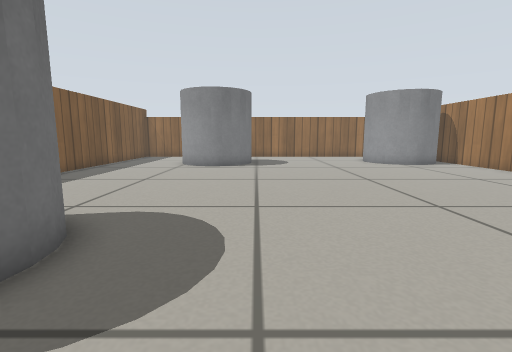
view 1 (above)

16 first-person views from a walk through a Gazebo world. The camera is 0.38 m above the floor, tilts 8° down and sees 85° across. The floor is counted in squares, 0.25 m on a side. Each view is taken from the middle of a square. On the plan, view 1 faces up. The plan holds only what a view shows up to about 14 squares ahead; the rest is blank. Robots are left out. Simple patterns stand in for the simulator's built-in surfaces.

view 2
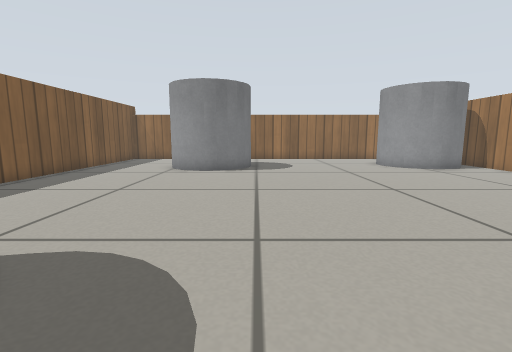

view 3
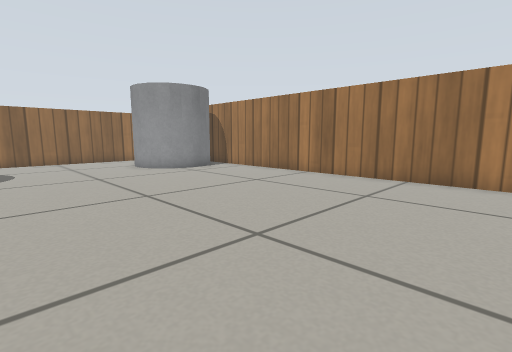

view 4
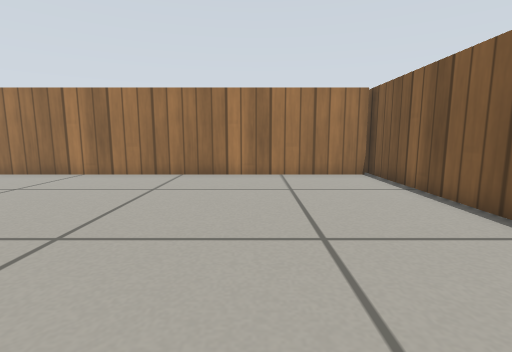

view 5
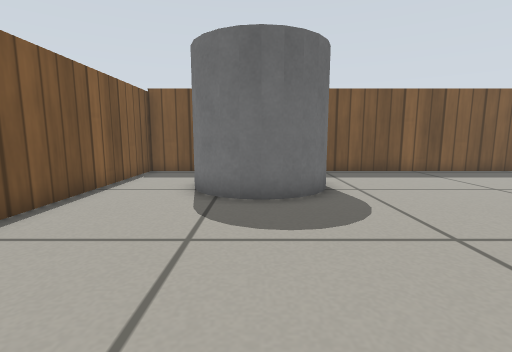

view 6
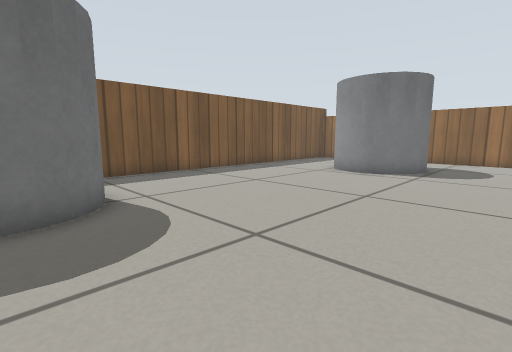

view 7
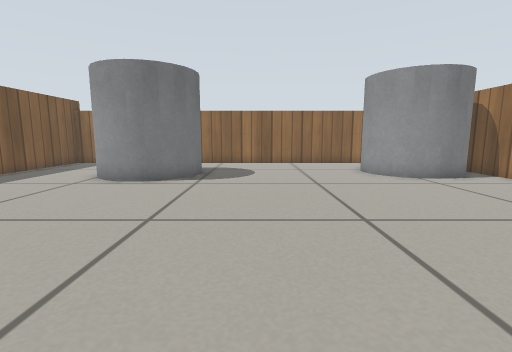

view 8
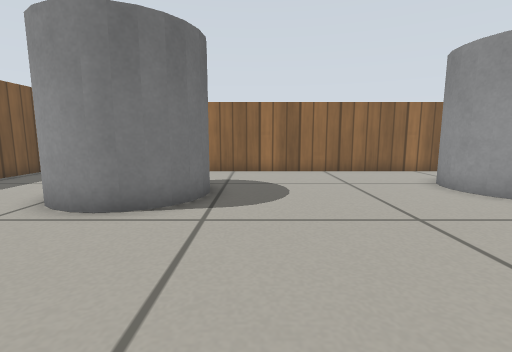

view 9
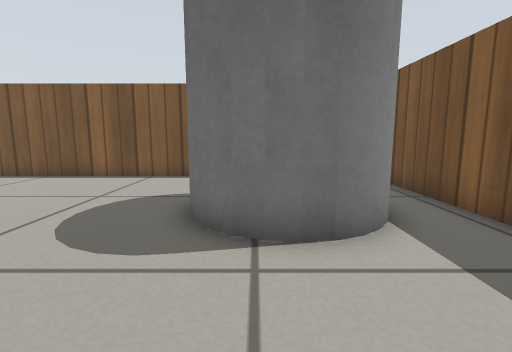

view 10
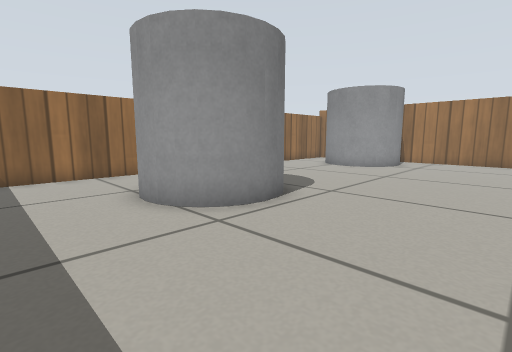

view 11
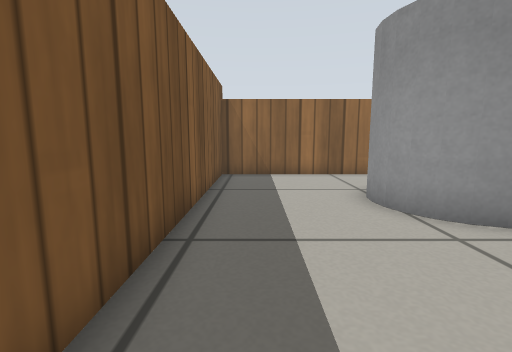

view 12
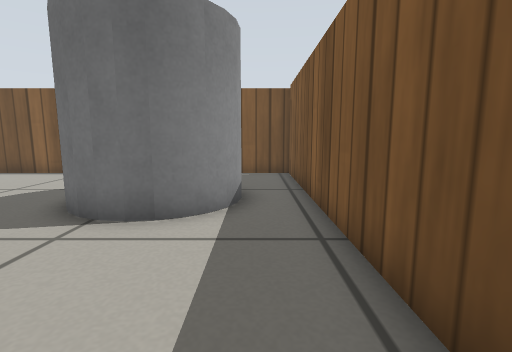

view 13
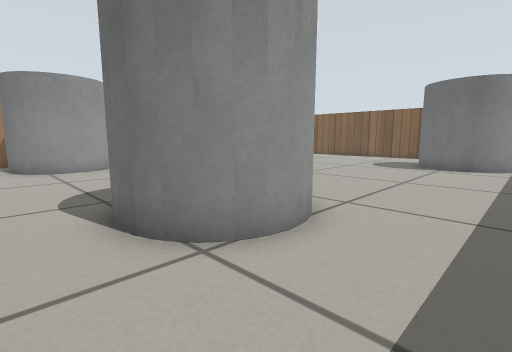

view 14
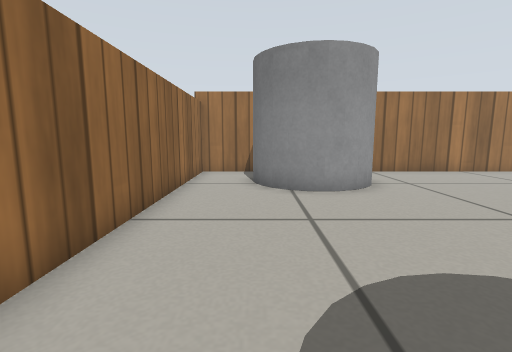

view 15
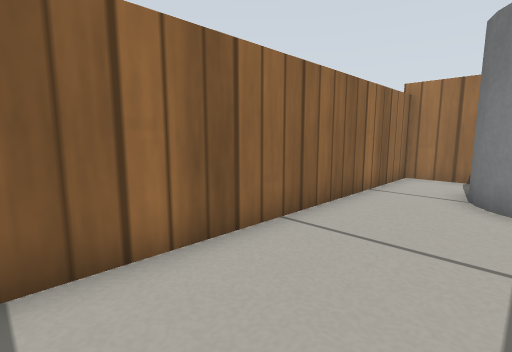

view 16
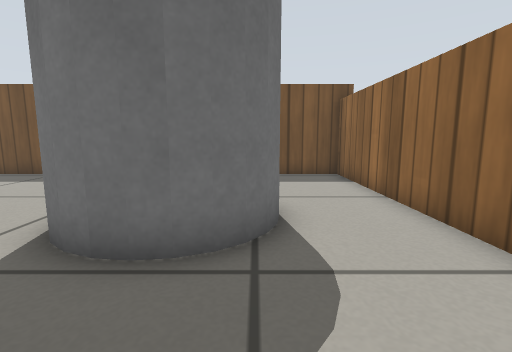

### Floor plan
Key: @ floor where view 1 was taken; # wall or solid block; . floor; C grey cylinder.
Columns run from 8 left of view 1 to 11 right of it. Each row starts with its distance up from view 1.
 21 ####################
 20 #..................#
 19 #...............CC #
 18 #...CCCC.......C   #
 17 #...C  CC......C   #
 16 #...C  CC......CC C#
 15 #...CCCC........CCC#
 14 #.....C............#
 13 #..................#
 12 #..................#
 11 #..................#
 10 #..................#
  9 #..................#
  8 #..................#
  7 #..................#
  6 #..................#
  5 #.CCC..............#
  4 #.C  C.............#
  3 #C   C.............#
  2 #.  CC.............#
  1 #.. C..............#
  0 #.......@..........#
 -1 #..................#
 -2 ####################

Positions as (right, up) in squares from view 1, and headings:
1: (0, 0), facing up
2: (0, 2), facing up
3: (1, 3), facing up-right
4: (0, 3), facing right
5: (4, 3), facing left
6: (3, 3), facing up-left
7: (2, 5), facing up
8: (1, 9), facing up
9: (-4, 9), facing down
10: (-7, 10), facing up-right
11: (-7, 10), facing up
12: (-7, 10), facing down
13: (-7, 20), facing down-right
14: (-1, 19), facing right
15: (0, 18), facing up-right
16: (3, 18), facing left
